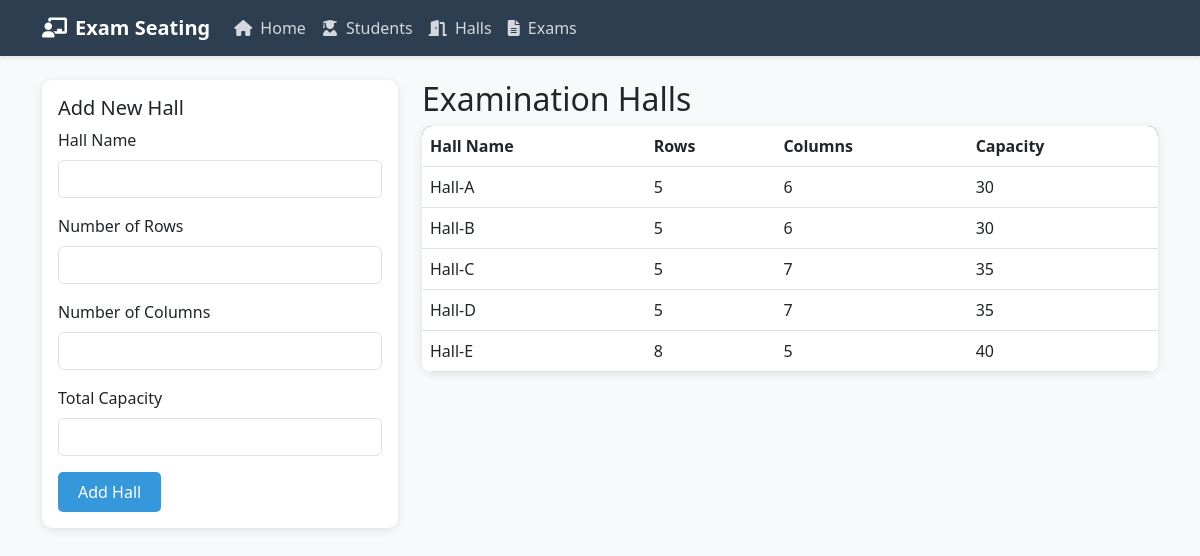
Page /halls on the earlier database version.
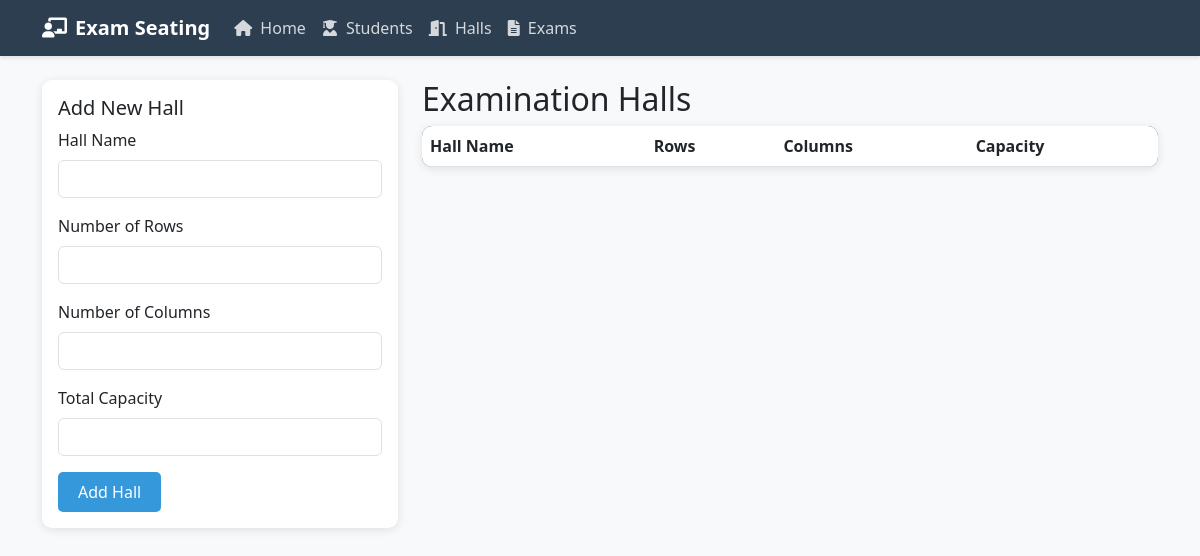
Same page on the later database version.
### app.py (models this page shows)
class Hall(db.Model):
    id = db.Column(db.Integer, primary_key=True)
    name = db.Column(db.String(50), unique=True, nullable=False)
    capacity = db.Column(db.Integer, nullable=False)
    rows = db.Column(db.Integer, nullable=False)
    columns = db.Column(db.Integer, nullable=False)
    seating_arrangements = db.relationship('SeatingArrangement', backref='hall', lazy=True)

### app.py (the view, shortened to what this page needs)
@app.route('/halls', methods=['GET', 'POST'])
def manage_halls():
    halls = Hall.query.all()
    return render_template('halls.html', halls=halls)

### templates/halls.html
{% extends "base.html" %}
{% block content %}
<div class="row">
    <div class="col-md-4">
        <div class="card">
            <div class="card-body">
                <h5 class="card-title">Add New Hall</h5>
                <form method="POST">
                    <div class="mb-3">
                        <label for="name" class="form-label">Hall Name</label>
                        <input type="text" class="form-control" id="name" name="name" required>
                    </div>
                    <div class="mb-3">
                        <label for="rows" class="form-label">Number of Rows</label>
                        <input type="number" class="form-control" id="rows" name="rows" required min="1">
                    </div>
                    <div class="mb-3">
                        <label for="columns" class="form-label">Number of Columns</label>
                        <input type="number" class="form-control" id="columns" name="columns" required min="1">
                    </div>
                    <div class="mb-3">
                        <label for="capacity" class="form-label">Total Capacity</label>
                        <input type="number" class="form-control" id="capacity" name="capacity" required min="1">
                    </div>
                    <button type="submit" class="btn btn-primary">Add Hall</button>
                </form>
            </div>
        </div>
    </div>
    <div class="col-md-8">
        <h2>Examination Halls</h2>
        <table class="table">
            <thead>
                <tr>
                    <th>Hall Name</th>
                    <th>Rows</th>
                    <th>Columns</th>
                    <th>Capacity</th>
                </tr>
            </thead>
            <tbody>
                {% for hall in halls %}
                <tr>
                    <td>{{ hall.name }}</td>
                    <td>{{ hall.rows }}</td>
                    <td>{{ hall.columns }}</td>
                    <td>{{ hall.capacity }}</td>
                </tr>
                {% endfor %}
            </tbody>
        </table>
    </div>
</div>
{% endblock %}

Differences in the rows shown:
removed Hall: name "Hall-A", rows "5", columns "6", capacity "30"
removed Hall: name "Hall-B", rows "5", columns "6", capacity "30"
removed Hall: name "Hall-C", rows "5", columns "7", capacity "35"
removed Hall: name "Hall-D", rows "5", columns "7", capacity "35"
removed Hall: name "Hall-E", rows "8", columns "5", capacity "40"
